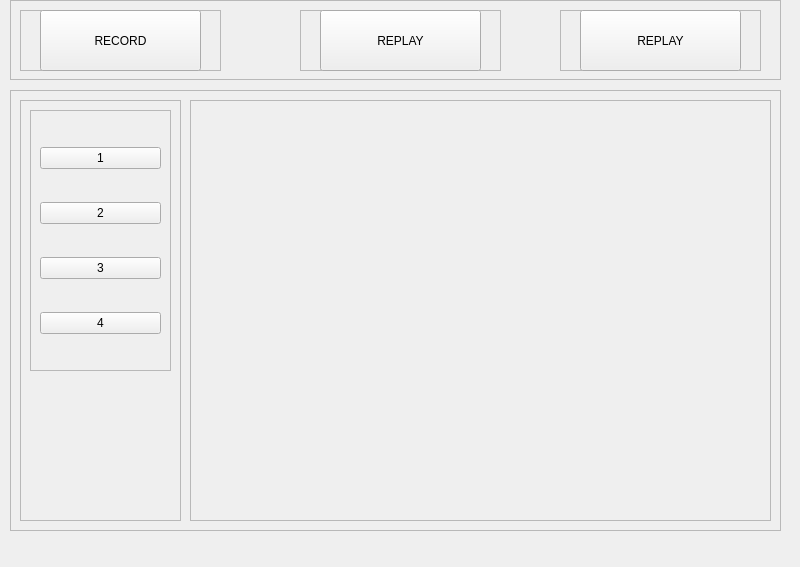
<?xml version="1.0" encoding="UTF-8"?>
<ui version="4.0">
 <class>MainWindow</class>
 <widget class="QMainWindow" name="MainWindow">
  <property name="geometry">
   <rect>
    <x>0</x>
    <y>0</y>
    <width>800</width>
    <height>567</height>
   </rect>
  </property>
  <property name="windowTitle">
   <string>MainWindow</string>
  </property>
  <widget class="QWidget" name="centralwidget">
   <widget class="QFrame" name="header">
    <property name="geometry">
     <rect>
      <x>10</x>
      <y>0</y>
      <width>771</width>
      <height>80</height>
     </rect>
    </property>
    <property name="minimumSize">
     <size>
      <width>0</width>
      <height>80</height>
     </size>
    </property>
    <property name="maximumSize">
     <size>
      <width>16777215</width>
      <height>50</height>
     </size>
    </property>
    <property name="frameShape">
     <enum>QFrame::StyledPanel</enum>
    </property>
    <property name="frameShadow">
     <enum>QFrame::Raised</enum>
    </property>
    <widget class="QFrame" name="frame">
     <property name="geometry">
      <rect>
       <x>10</x>
       <y>10</y>
       <width>201</width>
       <height>61</height>
      </rect>
     </property>
     <property name="frameShape">
      <enum>QFrame::StyledPanel</enum>
     </property>
     <property name="frameShadow">
      <enum>QFrame::Raised</enum>
     </property>
     <widget class="QPushButton" name="pushButton">
      <property name="geometry">
       <rect>
        <x>20</x>
        <y>0</y>
        <width>161</width>
        <height>61</height>
       </rect>
      </property>
      <property name="text">
       <string>RECORD</string>
      </property>
     </widget>
    </widget>
    <widget class="QFrame" name="frame_4">
     <property name="geometry">
      <rect>
       <x>290</x>
       <y>10</y>
       <width>201</width>
       <height>61</height>
      </rect>
     </property>
     <property name="frameShape">
      <enum>QFrame::StyledPanel</enum>
     </property>
     <property name="frameShadow">
      <enum>QFrame::Raised</enum>
     </property>
     <widget class="QPushButton" name="pushButton_2">
      <property name="geometry">
       <rect>
        <x>20</x>
        <y>0</y>
        <width>161</width>
        <height>61</height>
       </rect>
      </property>
      <property name="text">
       <string>REPLAY</string>
      </property>
     </widget>
    </widget>
    <widget class="QFrame" name="frame_5">
     <property name="geometry">
      <rect>
       <x>550</x>
       <y>10</y>
       <width>201</width>
       <height>61</height>
      </rect>
     </property>
     <property name="frameShape">
      <enum>QFrame::StyledPanel</enum>
     </property>
     <property name="frameShadow">
      <enum>QFrame::Raised</enum>
     </property>
     <widget class="QPushButton" name="pushButton_3">
      <property name="geometry">
       <rect>
        <x>20</x>
        <y>0</y>
        <width>161</width>
        <height>61</height>
       </rect>
      </property>
      <property name="text">
       <string>REPLAY</string>
      </property>
     </widget>
    </widget>
   </widget>
   <widget class="QFrame" name="frame_2">
    <property name="geometry">
     <rect>
      <x>10</x>
      <y>90</y>
      <width>771</width>
      <height>441</height>
     </rect>
    </property>
    <property name="sizePolicy">
     <sizepolicy hsizetype="Preferred" vsizetype="Expanding">
      <horstretch>0</horstretch>
      <verstretch>0</verstretch>
     </sizepolicy>
    </property>
    <property name="frameShape">
     <enum>QFrame::StyledPanel</enum>
    </property>
    <property name="frameShadow">
     <enum>QFrame::Raised</enum>
    </property>
    <widget class="QFrame" name="side_menu">
     <property name="geometry">
      <rect>
       <x>10</x>
       <y>10</y>
       <width>161</width>
       <height>421</height>
      </rect>
     </property>
     <property name="frameShape">
      <enum>QFrame::StyledPanel</enum>
     </property>
     <property name="frameShadow">
      <enum>QFrame::Raised</enum>
     </property>
     <widget class="QFrame" name="frame_3">
      <property name="geometry">
       <rect>
        <x>10</x>
        <y>10</y>
        <width>141</width>
        <height>261</height>
       </rect>
      </property>
      <property name="frameShape">
       <enum>QFrame::StyledPanel</enum>
      </property>
      <property name="frameShadow">
       <enum>QFrame::Raised</enum>
      </property>
      <layout class="QVBoxLayout" name="verticalLayout">
       <item>
        <widget class="QPushButton" name="pushButton_4">
         <property name="text">
          <string>1</string>
         </property>
        </widget>
       </item>
       <item>
        <widget class="QPushButton" name="pushButton_5">
         <property name="text">
          <string>2</string>
         </property>
        </widget>
       </item>
       <item>
        <widget class="QPushButton" name="pushButton_6">
         <property name="text">
          <string>3</string>
         </property>
        </widget>
       </item>
       <item>
        <widget class="QPushButton" name="pushButton_7">
         <property name="text">
          <string>4</string>
         </property>
        </widget>
       </item>
      </layout>
     </widget>
    </widget>
    <widget class="QFrame" name="main_body">
     <property name="geometry">
      <rect>
       <x>180</x>
       <y>10</y>
       <width>581</width>
       <height>421</height>
      </rect>
     </property>
     <property name="frameShape">
      <enum>QFrame::StyledPanel</enum>
     </property>
     <property name="frameShadow">
      <enum>QFrame::Raised</enum>
     </property>
    </widget>
   </widget>
  </widget>
  <widget class="QMenuBar" name="menubar">
   <property name="geometry">
    <rect>
     <x>0</x>
     <y>0</y>
     <width>800</width>
     <height>24</height>
    </rect>
   </property>
  </widget>
 </widget>
 <resources/>
 <connections/>
</ui>
